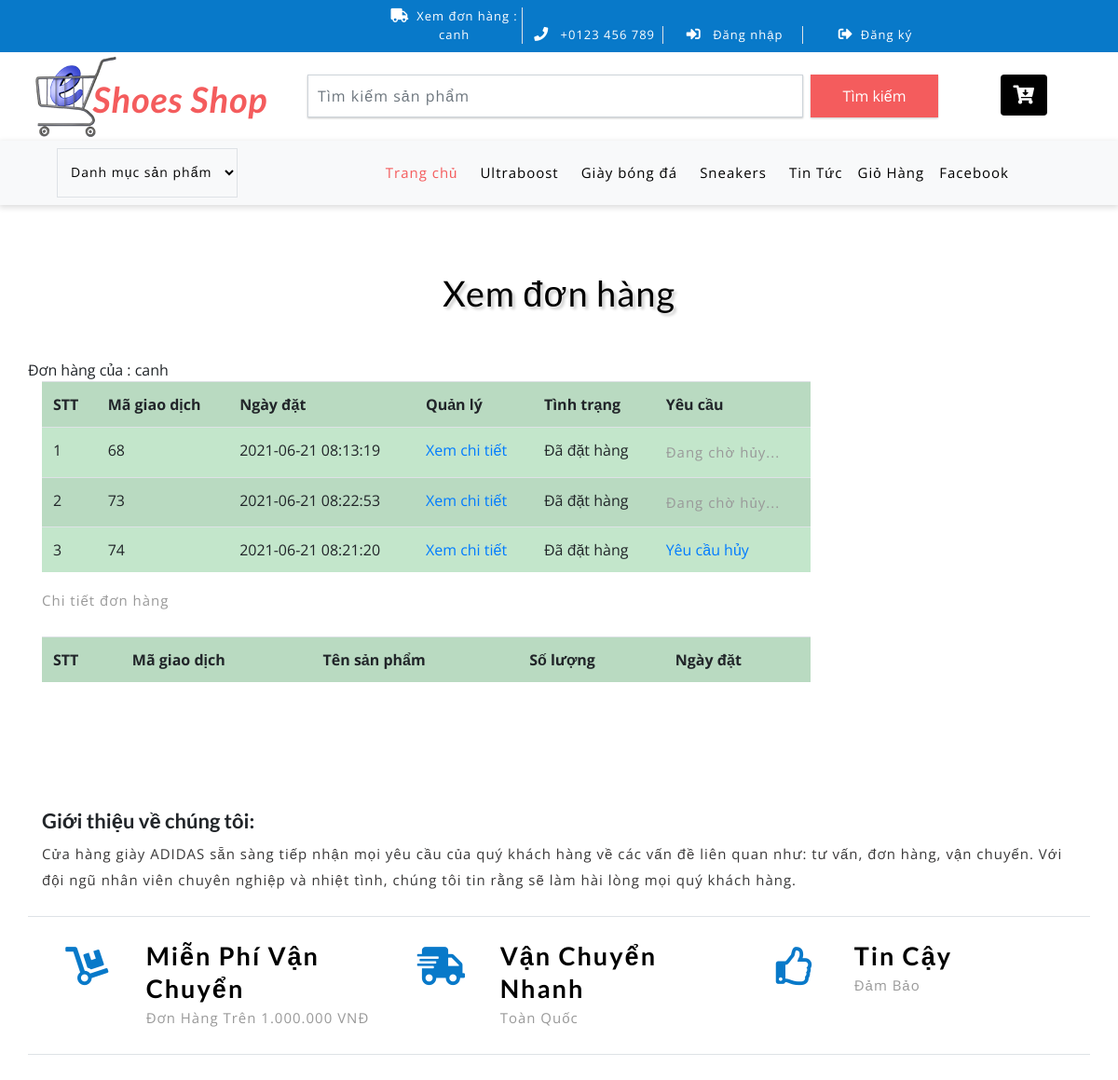
Screenshot of /index.php?quanly=xemdonhang&khachhang=58 (signed in) with the database file from the repository.
### tables this page shows
CREATE TABLE `tbl_category` (
  `category_id` int(11) NOT NULL,
  `category_name` varchar(50) NOT NULL
);

CREATE TABLE `tbl_donhang` (
  `donhang_id` int(11) NOT NULL,
  `sanpham_id` int(11) NOT NULL,
  `soluong` int(11) NOT NULL,
  `mahang` varchar(50) NOT NULL,
  `khachhang_id` int(11) NOT NULL,
  `ngaythang` timestamp NOT NULL DEFAULT current_timestamp() ON UPDATE current_timestamp(),
  `tinhtrang` int(11) NOT NULL,
  `huydon` int(11) NOT NULL DEFAULT 0
);

### include/xemdonhang.php (the view, shortened to what this page needs)
<div class="ads-grid py-sm-5 py-4">
	<div class="container py-xl-4 py-lg-2">
		<h3 class="tittle-w3l text-center mb-lg-5 mb-sm-4 mb-3">Xem đơn hàng</h3>
		<div class="row">
			<div class="agileinfo-ads-display col-lg-9">
				<div class="wrapper">
						<div class="row">
							<?php
							if(isset($_SESSION['dangnhap_home'])){
								echo 'Đơn hàng của : '.$_SESSION['dangnhap_home'];
							}
							?>
						<div class="col-md-12">
							<?php
							if(isset($_GET['khachhang'])){
								$id_khachhang = $_GET['khachhang'];
							}else{
								$id_khachhang = '';
							}
							$sql_select = mysqli_query($con,"SELECT * FROM tbl_donhang WHERE tbl_donhang.khachhang_id='$id_khachhang' GROUP BY tbl_donhang.donhang_id");
							?>
							<table class="table table-success table-striped">
								<tr>
									<th>STT</th>
									<th>Mã giao dịch</th>
									<th>Ngày đặt</th>
									<th>Quản lý</th>
									<th>Tình trạng</th>
									<th>Yêu cầu</th>
								</tr>
								<?php
								$i = 0;
								while($row_donhang = mysqli_fetch_array($sql_select)){
									$i++;
								?>
								<tr>
									<td><?php echo $i; ?></td>
									<td><?php echo $row_donhang['donhang_id']; ?></td>
									<td><?php echo $row_donhang['ngaythang'] ?></td>
									<td><a href="index.php?quanly=xemdonhang&khachhang=<?php echo $_SESSION['khachhang_id'] ?>&magiaodich=<?php echo $row_donhang['donhang_id'] ?>">Xem chi tiết</a></td>
									<td><?php
									if($row_donhang['tinhtrang']==0){
										echo 'Đã đặt hàng';
									}else{
										echo 'Đã xử lý | Đang giao hàng';
									}
									?></td>
									<td>
										<?php
										if($row_donhang['huydon']==0){
										?>
										<a href="index.php?quanly=xemdonhang&khachhang=<?php echo $_SESSION['khachhang_id'] ?>&magiaodich=<?php echo $row_donhang['donhang_id'] ?>&huydon=1">Yêu cầu hủy</a>
										<?php
									}elseif($row_donhang['huydon']==1){
										?>
										<p>Đang chờ hủy...</p>
										<?php
										}else{
											echo 'Đã hủy';
										}
										?>
									</td>
								</tr>
								 <?php
								}
								?>
							</table>
						</div>
						<div class="col-md-12">
							<p>Chi tiết đơn hàng</p><br>
							<table class="table table-success table-striped">
								<tr>
									<th>STT</th>
									<th>Mã giao dịch</th>
									<th>Tên sản phẩm</th>
									<th>Số lượng</th>
									<th>Ngày đặt</th>
								</tr>
							</table>
						</div>
						</div>
				</div>
			</div>
		</div>
	</div>
</div>

### include/menu.php (shortened to what this page needs)
<div class="navbar-inner">
		<div class="container">
			<nav class="navbar navbar-expand-lg navbar-light bg-light">
				<div class="agileits-navi_search">
					<form action="#" method="post">
						<select id="agileinfo-nav_search" name="agileinfo_search" class="border" required="">
							<option value="">Danh mục sản phẩm</option>
						</select>
					</form>
				</div>
				<div class="collapse navbar-collapse" id="navbarSupportedContent">
					<ul class="navbar-nav ml-auto text-center mr-xl-5">
						<li class="nav-item active mr-lg-2 mb-lg-0 mb-2">
							<a class="nav-link" href="index.php">Trang chủ
							</a>
						</li>
						<?php
							$sql_category_danhmuc = mysqli_query($con,'SELECT * FROM tbl_category ORDER BY category_id DESC');
							while($row_category_danhmuc = mysqli_fetch_array($sql_category_danhmuc)){
						?>
						<li class="nav-item  mr-lg-2 mb-lg-0 mb-2">
							<a class="nav-link " href="?quanly=danhmuc&id=<?php echo $row_category_danhmuc['category_id'] ?>" role="button"  aria-haspopup="true" aria-expanded="false">
								<?php echo $row_category_danhmuc['category_name'] ?>
							</a>
						</li>
						<?php
						}
						?>
						<li class="nav-item">
							<a class="nav-link" href="index.php?quanly=tintuc">
								Tin Tức
							</a>
						</li>
						<li class="nav-item">
							<a class="nav-link" href="index.php?quanly=giohang">Giỏ Hàng</a>
						</li>
						<li class="nav-item">
							<a class="nav-link" href="" target="blank">Facebook</a>
						</li>
					</ul>
				</div>
			</nav>
		</div>
	</div>

### css/style.css (style rules this page uses)
html, body { margin: 0; font-size: 100%; background: #fff; font-family: 'Open Sans', sans-serif; }
body a { text-decoration: none; transition: 0.5s all; -webkit-transition: 0.5s all; -moz-transition: 0.5s all; -o-transition: 0.5s all; -ms-transition: 0.5s all; }
a { transition: 0.5s all; -webkit-transition: 0.5s all; -moz-transition: 0.5s all; -o-transition: 0.5s all; -ms-transition: 0.5s all; }
h1, h2, h3, h4, h5, h6 { margin: 0; font-family: 'Lato', sans-serif; }
p { margin: 0; letter-spacing: 1px; font-size: 15px; line-height: 1.9; color: #999; font-family: 'Open Sans', sans-serif; }
ul { margin: 0; padding: 0; }
.navbar-inner { background: #f8f9fa; box-shadow: 0px 2px 6px 1px rgba(0, 0, 0, 0.13); }
.navbar-light .navbar-nav .nav-link { letter-spacing: 1px; font-size: 15px; color: #000; }
.navbar-light .navbar-nav .show>.nav-link, .navbar-light .navbar-nav .active>.nav-link, .navbar-light .navbar-nav .nav-link.show, .navbar-light .navbar-nav .nav-link.active { color: #F45C5D; }
h3.tittle-w3l { color: #000; font-size: 38px; letter-spacing: 1px; text-shadow: 3px 3px 3px rgba(0, 0, 0, 0.19); }
#agileinfo-nav_search { outline: none; border: none; color: #000; font-size: 14px; background: transparent; padding: 15px 10px; width: 100%; letter-spacing: 1px; cursor: pointer; }

### rows the page displays
tbl_category: category_name "Ultraboost"
tbl_category: category_name "Giày bóng đá"
tbl_category: category_name "Sneakers"
tbl_donhang: donhang_id "68", ngaythang "2021-06-21 08:13:19", tinhtrang "Đã đặt hàng", huydon "Đang chờ hủy..."
tbl_donhang: donhang_id "73", ngaythang "2021-06-21 08:22:53", tinhtrang "Đã đặt hàng", huydon "Đang chờ hủy..."
tbl_donhang: donhang_id "74", ngaythang "2021-06-21 08:21:20", tinhtrang "Đã đặt hàng"

### other values shown
$_SESSION['dangnhap_home'] "canh"
